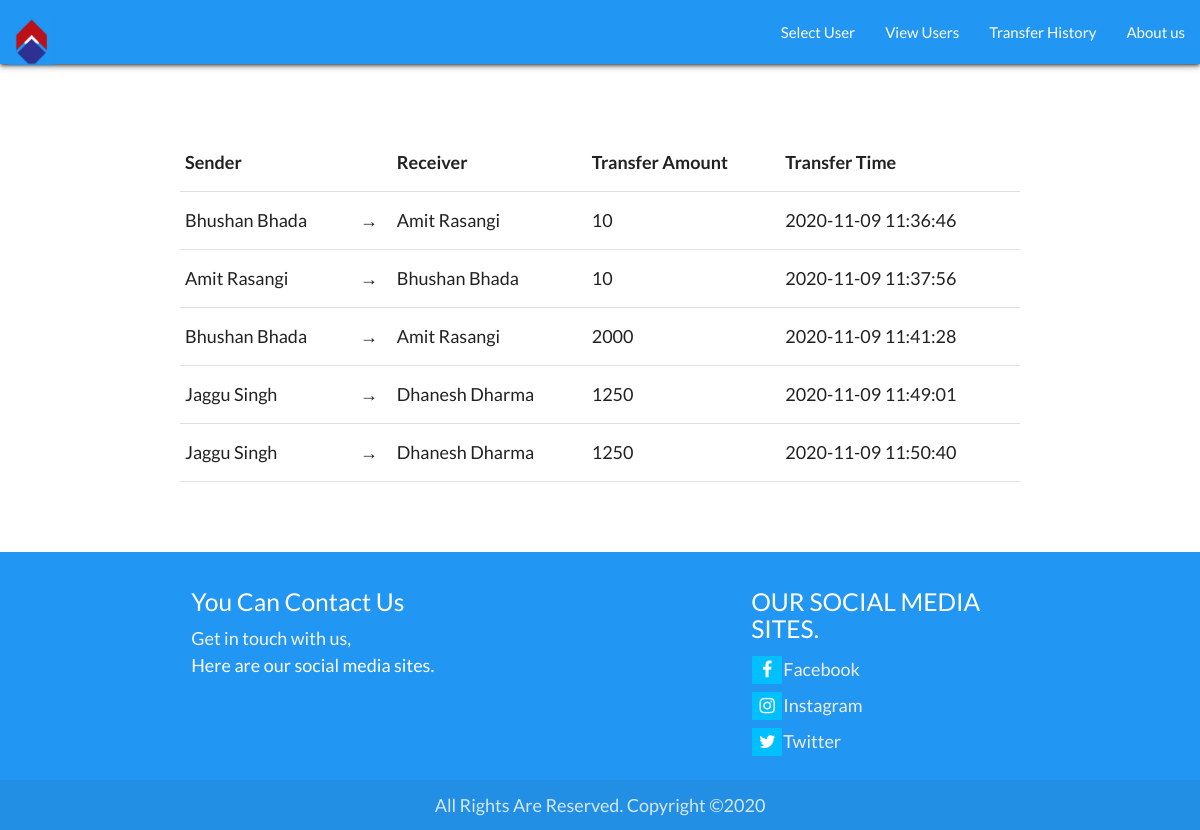
Page /transferHistory.php on the committed database.
### tables this page shows
CREATE TABLE `transfer_history` (
  `t_id` int(11) NOT NULL,
  `t_sender` varchar(255) NOT NULL,
  `t_receiver` varchar(255) NOT NULL,
  `t_amount` int(11) NOT NULL,
  `t_time` datetime NOT NULL DEFAULT current_timestamp()
);

### transferHistory.php (the view, shortened to what this page needs)
<?php
	include('db_connect.php');
	$sql = 'SELECT * FROM transfer_history ORDER BY t_id';
	$result = mysqli_query($conn, $sql);
	$history = mysqli_fetch_all($result, MYSQLI_ASSOC);
?>
<!DOCTYPE html>
<html>
<head>
	<link rel="stylesheet" href="https://cdnjs.cloudflare.com/ajax/libs/materialize/1.0.0/css/materialize.min.css">
    <link rel="stylesheet" type="text/css" href="style.css">
</head>
<body>
	<?php include('navbar.php'); ?>
	<section>
		<div class="wrapper">
			<form action="singleUser.php" method="POST">
				<div class="container" style="margin: 70px auto">
				<table class="highlight center">
					<tr>
						<th>Sender</th>
						<th></th>
						<th>Receiver</th>
						<th>Transfer Amount</th>
						<th>Transfer Time</th>
					</tr>
					<?php
						foreach($history as $hist) {
							echo "<tr><td> ".$hist['t_sender']."</td><td>&rarr;</td><td>".$hist['t_receiver']."</td><td>".$hist['t_amount']."</td><td>".$hist['t_time']."</td></tr>";
						}
					?>
				</table>
			</div>
	</section>
	<?php include('footer.php'); ?>
</body>
</html>

### style.css (style rules this page uses)
* { margin: 0; padding: 0; box-sizing: border-box; }
body { font-size: 18px; font-family: "Lato", serif; }

### rows in the picture
transfer_history: t_sender "Bhushan Bhada", t_receiver "Amit Rasangi", t_amount "10", t_time "2020-11-09 11:36:46"
transfer_history: t_sender "Amit Rasangi", t_receiver "Bhushan Bhada", t_amount "10", t_time "2020-11-09 11:37:56"
transfer_history: t_sender "Bhushan Bhada", t_receiver "Amit Rasangi", t_amount "2000", t_time "2020-11-09 11:41:28"
transfer_history: t_sender "Jaggu Singh", t_receiver "Dhanesh Dharma", t_amount "1250", t_time "2020-11-09 11:49:01"
transfer_history: t_sender "Jaggu Singh", t_receiver "Dhanesh Dharma", t_amount "1250", t_time "2020-11-09 11:50:40"
